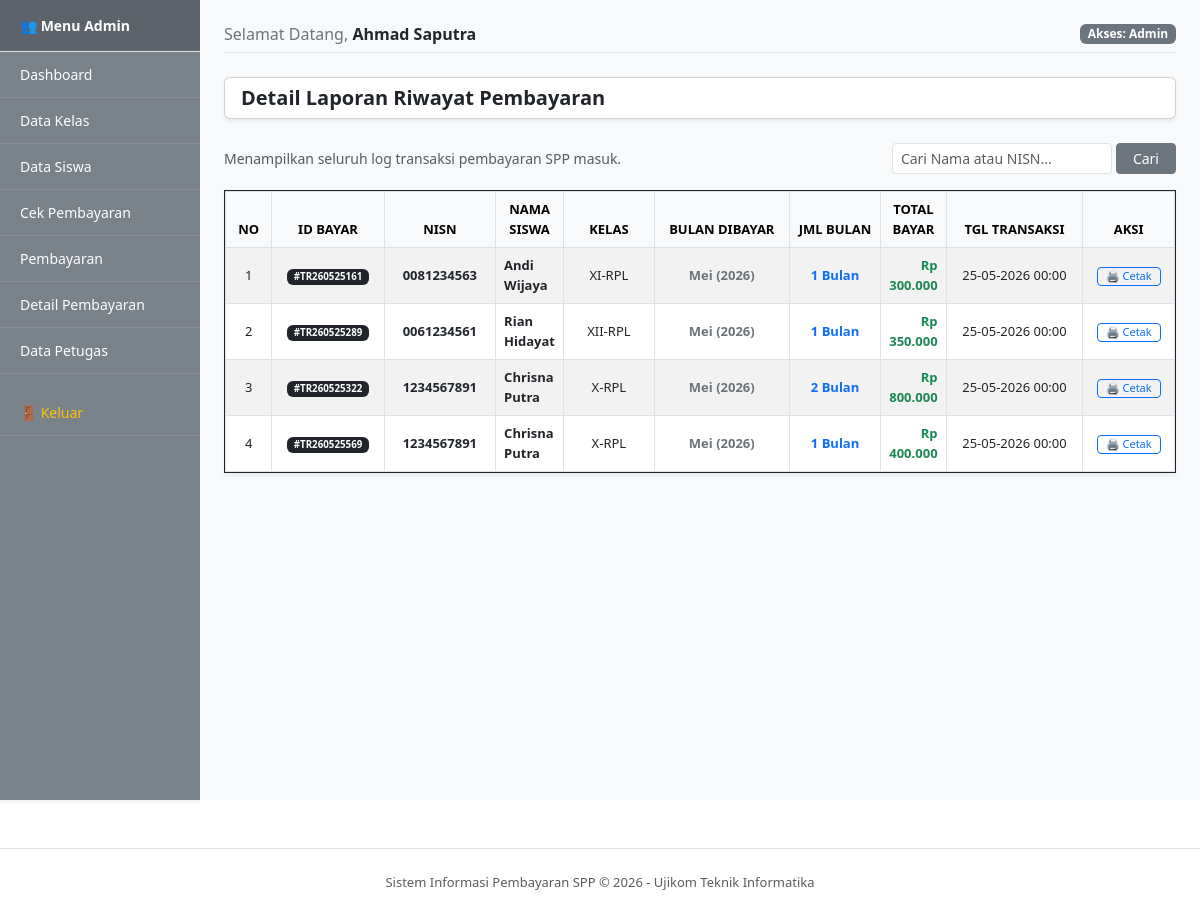
Page /petugas/detail_pembayaran.php (signed in) on the committed database.
### tables this page shows
CREATE TABLE `tb_pembayaran` (
  `id_pembayaran` varchar(11) NOT NULL,
  `status` enum('Belum Lunas','Sudah Lunas') NOT NULL,
  `nisn` varchar(10) NOT NULL,
  `tgl_bayar` date NOT NULL,
  `tgl_terakhir_bayar` date NOT NULL,
  `batas_pembayaran` date NOT NULL,
  `jumlah_bulan` varchar(10) NOT NULL,
  `id_spp` varchar(40) NOT NULL,
  `nominal_bayar` varchar(100) NOT NULL,
  `jumlah_bayar` varchar(40) NOT NULL,
  `kembalian` varchar(100) NOT NULL
);

CREATE TABLE `tb_siswa` (
  `nisn` varchar(10) NOT NULL,
  `nis` varchar(8) NOT NULL,
  `nama` varchar(50) NOT NULL,
  `id_kelas` varchar(11) NOT NULL,
  `nama_kelas` varchar(10) NOT NULL,
  `alamat` text NOT NULL,
  `no_telp` varchar(13) NOT NULL,
  `id_spp` varchar(40) NOT NULL
);

CREATE TABLE `tb_kelas` (
  `id_kelas` varchar(11) NOT NULL,
  `nama_kelas` varchar(10) NOT NULL,
  `komp_keahlian` varchar(50) NOT NULL
);

### petugas/detail_pembayaran.php (the view, shortened to what this page needs)
<?php
include '../layouts/header.php';
include '../config/koneksi.php';
$keyword = "";
$query_sandi = "SELECT tb_pembayaran.*, tb_siswa.nama, tb_kelas.nama_kelas, tb_spp.nominal AS tarif_spp
                FROM tb_pembayaran
                INNER JOIN tb_siswa ON tb_pembayaran.nisn = tb_siswa.nisn
                INNER JOIN tb_kelas ON tb_siswa.id_kelas = tb_kelas.id_kelas
                INNER JOIN tb_spp ON tb_pembayaran.id_spp = tb_spp.id_spp";
$query_sandi .= " ORDER BY tb_pembayaran.tgl_bayar DESC";
$eksekusi = mysqli_query($koneksi, $query_sandi);
?>
<div class="row">
    <div class="col-md-12">
        <div class="card card-body bg-white mb-4 shadow-sm py-2">
            <h5 class="text-dark fw-bold mb-0">Detail Laporan Riwayat Pembayaran</h5>
        </div>
        <div class="d-flex justify-content-between align-items-center mb-3">
            <div>
                <p class="text-muted small mb-0">Menampilkan seluruh log transaksi pembayaran SPP masuk.</p>
            </div>
            <form action="" method="POST" class="d-flex gap-1" style="max-width: 350px;">
                <input type="text" name="input_cari" class="form-control form-control-sm" placeholder="Cari Nama atau NISN..." value="<?= $keyword; ?>">
                <button type="submit" name="tombol_cari" class="btn btn-secondary btn-sm px-3">Cari</button>
            </form>
        </div>
        <div class="card shadow-sm border-dark rounded-0 mb-5">
            <div class="card-body p-0">
                <div class="table-responsive">
                    <table class="table table-hover table-striped table-bordered mb-0 align-middle" style="font-size: 13px;">
                        <thead class="table-light text-uppercase text-center">
                            <tr>
                                <th width="5%">No</th>
                                <th width="12%">ID Bayar</th>
                                <th width="12%">NISN</th>
                                <th>Nama Siswa</th>
                                <th width="10%">Kelas</th>
                                <th width="15%">Bulan Dibayar</th>
                                <th width="10%">Jml Bulan</th>
                                <th>Total Bayar</th>
                                <th width="15%">Tgl Transaksi</th>
                                <th width="10%">Aksi</th>
                            </tr>
                        </thead>
                        <tbody>
                            <?php
                            $no = 1;
                            if (mysqli_num_rows($eksekusi) == 0) :
                            ?>
                                <tr>
                                    <td colspan="10" class="text-center text-muted py-4">Belum ada riwayat transaksi pembayaran yang tercatat.</td>
                                </tr>
                            <?php else : ?>
                                <?php while ($data = mysqli_fetch_assoc($eksekusi)) :
                                    $total_bayar = (int)$data['jumlah_bayar'] - (int)$data['kembalian'];
                                    $array_bulan = array(
                                        '01' => 'Januari', '02' => 'Februari', '03' => 'Maret', '04' => 'April',
                                        '05' => 'Mei', '06' => 'Juni', '07' => 'Juli', '08' => 'Agustus',
                                        '09' => 'September', '10' => 'Oktober', '11' => 'November', '12' => 'Desember'
                                    );
                                    $angka_bulan = date('m', strtotime($data['tgl_bayar']));
                                    $nama_bulan_indo = $array_bulan[$angka_bulan];
                                ?>
                                <tr>
                                    <td class="text-center"><?= $no++; ?></td>
                                    <td class="text-center"><span class="badge bg-dark">#<?= $data['id_pembayaran']; ?></span></td>
                                    <td class="text-center fw-bold"><?= $data['nisn']; ?></td>
                                    <td><strong><?= $data['nama']; ?></strong></td>
                                    <td class="text-center"><?= $data['nama_kelas']; ?></td>
                                    <td class="text-center fw-semibold text-secondary">
                                        <?= $nama_bulan_indo; ?> (<?= date('Y', strtotime($data['tgl_bayar'])); ?>)
                                    </td>
                                    <td class="text-center fw-bold text-primary"><?= $data['jumlah_bulan']; ?> Bulan</td>
                                    <td class="text-end fw-bold text-success">Rp <?= number_format($total_bayar, 0, ',', '.'); ?></td>
                                    <td class="text-center"><?= date('d-m-Y H:i', strtotime($data['tgl_bayar'])); ?></td>
                                    <td class="text-center">
                                        <button onclick="cetakNota('<?= $data['id_pembayaran']; ?>')" class="btn btn-outline-primary btn-sm py-0 px-2" style="font-size: 11px;">
                                            🖨️ Cetak
                                        </button>
                                    </td>
                                </tr>
                                <?php endwhile; ?>
                            <?php endif; ?>
                        </tbody>
                    </table>
                </div>
            </div>
        </div>
    </div>
</div>
<?php
include '../layouts/footer.php';
?>

### layouts/header.php (shortened to what this page needs)
<!DOCTYPE html>
<html lang="id">
<head>
    <link href="https://cdn.jsdelivr.net/npm/bootstrap@5.3.0/dist/css/bootstrap.min.css" rel="stylesheet">
</head>
<body>
<div class="container-fluid">
    <div class="row">
        <div class="col-md-3 col-lg-2 px-0 sidebar shadow-sm">
            <div class="menu-title border-bottom">
                👥 Menu Admin
            </div>
            <div class="nav flex-column nav-pills">
                <a href="dashboard.php" class="nav-link">Dashboard</a>
                <a href="kelas_tampil.php" class="nav-link">Data Kelas</a>
                <a href="siswa_tampil.php" class="nav-link">Data Siswa</a>
                <a href="cek_pembayaran.php" class="nav-link">Cek Pembayaran</a>
                <a href="pembayaran.php" class="nav-link">Pembayaran</a>
                <a href="detail_pembayaran.php" class="nav-link">Detail Pembayaran</a>
                <a href="petugas_tampil.php" class="nav-link">Data Petugas</a>
                <a href="../auth/logout.php" class="nav-link text-warning mt-3" onclick="return confirm('Yakin ingin keluar dari aplikasi?')">🚪 Keluar</a>
            </div>
        </div>
        <div class="col-md-9 col-lg-10 p-4 main-content">
            <div class="d-flex justify-content-between align-items-center mb-4 pb-2 border-bottom">
                <h6 class="text-secondary mb-0">Selamat Datang, <strong class="text-dark"><?= $_SESSION['nama_petugas']; ?></strong></h6>
                <span class="badge bg-secondary">Akses: <?= ucfirst($_SESSION['level']); ?></span>
            </div>

### layouts/footer.php (shortened to what this page needs)
</div> <footer class="text-center text-muted py-4 mt-5 border-top" style="font-size: 13px;">
    Sistem Informasi Pembayaran SPP &copy; 2026 - Ujikom Teknik Informatika
</footer>
</body>
</html>

### layouts/header.php (style rules this page uses)
.sidebar { min-height: 100vh; background-color: #7a828a; }
.sidebar .menu-title { background-color: #5c636a; color: #ffffff; font-weight: bold; padding: 15px 20px; font-size: 14px; }
.sidebar .nav-link { color: #ffffff; padding: 12px 20px; border-bottom: 1px solid rgba(255, 255, 255, 0.1); font-size: 14px; border-radius: 0; }
.main-content { background-color: #f8f9fa; min-height: 100vh; }

### rows in the picture
tb_pembayaran: id_pembayaran "TR260525161", nisn "0081234563", nisn.nama "Andi Wijaya", tb_kelas.nama_kelas "XI-RPL", tgl_bayar "Mei", tgl_bayar "2026", jumlah_bulan "1", total_bayar "300.000", tgl_bayar "25-05-2026 00:00"
tb_pembayaran: id_pembayaran "TR260525289", nisn "0061234561", nisn.nama "Rian Hidayat", tb_kelas.nama_kelas "XII-RPL", tgl_bayar "Mei", tgl_bayar "2026", jumlah_bulan "1", total_bayar "350.000", tgl_bayar "25-05-2026 00:00"
tb_pembayaran: id_pembayaran "TR260525322", nisn "1234567891", nisn.nama "Chrisna Putra", tb_kelas.nama_kelas "X-RPL", tgl_bayar "Mei", tgl_bayar "2026", jumlah_bulan "2", total_bayar "800.000", tgl_bayar "25-05-2026 00:00"
tb_pembayaran: id_pembayaran "TR260525569", nisn "1234567891", nisn.nama "Chrisna Putra", tb_kelas.nama_kelas "X-RPL", tgl_bayar "Mei", tgl_bayar "2026", jumlah_bulan "1", total_bayar "400.000", tgl_bayar "25-05-2026 00:00"

### other values in the picture
$_SESSION['nama_petugas'] "Ahmad Saputra"
$_SESSION['level'] "Admin"
